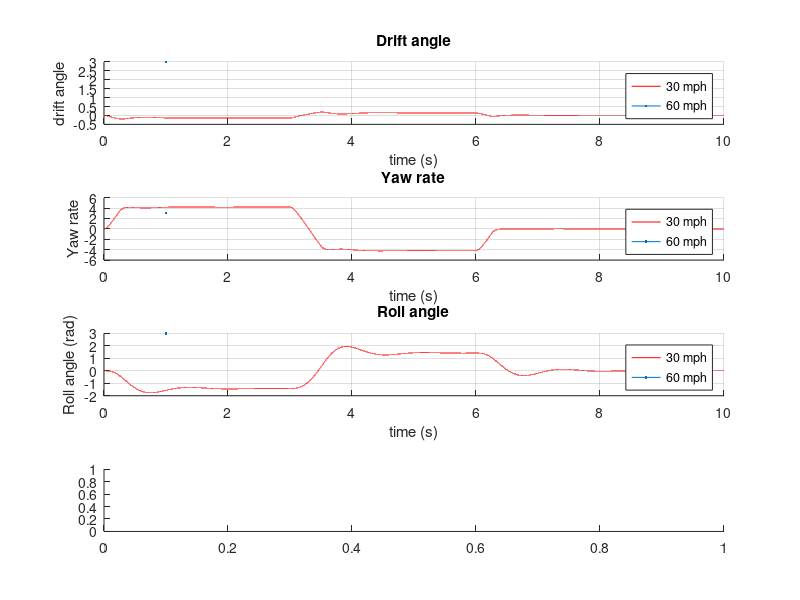

The MATLAB source for this figure: (Note: this script raises an error after producing the figure.)
clc
close all
clear

%% Parameters
g = 32.17;

W  = 3000;   % lb
Ws = 2700;   % lb

m  = W/g;    % slugs
ms = Ws/g;

x1 = 3.5;    % ft  
x2 = -4.5;    
h  = -1.2;  
t  = 6;      
c_geom = 0.5;

Iz = 40000/g; % slug-ft^2
Ix = 15000/g;

dphiF  = 8000; % lb-ft/rad
dphiR  = 5000; % lb-ft/rad
ddphiF = 1000; % lb-ft-s/rad
ddphiR = 500;  % lb-ft-s/rad

% linear model
c1_lin = 140*(180/pi); % lb/rad  
c2_lin = c1_lin;      

epsilon1 = 0.00;
epsilon2 = 0.00;

K = dphiF + dphiR;
D = ddphiF + ddphiR;

U = [30 60].*(5280/3600); % ft/s

% static load
L = x1 - x2;
Fzf0 = W*(-x2)/L;   
Fzr0 = W*( x1)/L;  

Fzfl0 = Fzf0/2;
Fzfr0 = Fzf0/2;
Fzrl0 = Fzr0/2;
Fzrr0 = Fzr0/2;

Cf_tire = @(Fz) (16.667 + 0.3519 * (Fz) - 0.00001 *(Fz)^2) * (180/pi); 
Cr_tire = @(Fz) (16.667 + 0.3519 * (Fz) - 0.00001 *(Fz)^2) * (180/pi);

%% Main loop over speed
for i = 1:length(U)

    Ux = U(i);

    % time vector
    dt = 0.0001;
    t_sim = 0:dt:10;
    N = length(t_sim);

    % steering input
    rate_max = 180; % deg/s
    delta_hw = zeros(N,1);

    for k = 1:N-1
        if t_sim(k) < 3
            delta_des = 45;
        elseif t_sim(k) < 6
            delta_des = -45;
        else
            delta_des = 0;
        end

        err = delta_des - delta_hw(k);
        max_step = rate_max*dt;

        if abs(err) <= max_step
            delta_hw(k+1) = delta_des;
        else
            delta_hw(k+1) = delta_hw(k) + sign(err)*max_step;
        end
    end

    u = zeros(N,2);
    u(:,1) = delta_hw*pi/180; % delta1
    u(:,2) = 0;               

    
    x = zeros(N,4); % [vy; r; phidot; phi]
    Fz_hist = zeros(N,4);   % [fl fr rl rr]
    C_hist  = zeros(N,2);   % [c1 c2]

    for k = 1:N-1

        vy     = x(k,1);
        r      = x(k,2);
        phidot = x(k,3);
        phi    = x(k,4);

        % roll load tranfer
        Mroll_f = dphiF*phi + ddphiF*phidot;
        Mroll_r = dphiR*phi + ddphiR*phidot;

        dFzf = 2*Mroll_f/t;
        dFzr = 2*Mroll_r/t;

        Fz_fl = Fzfl0 - dFzf/2;
        Fz_fr = Fzfr0 + dFzf/2;
        Fz_rl = Fzrl0 - dFzr/2;
        Fz_rr = Fzrr0 + dFzr/2;

        % NOnlinear tire model
        c1 = Cf_tire(Fz_fl) + Cf_tire(Fz_fr); % front axle total
        c2 = Cr_tire(Fz_rl) + Cr_tire(Fz_rr); % rear axle total
       
        ca = c1 + c2;
        cb = x1*c1 + x2*c2;
        cc = x1^2*c1 + x2^2*c2;

        cPhi1 = c1*epsilon1;
        cPhi2 = c2*epsilon2;

         M1 = [m 0 -ms*h; 0 Iz -ms*h*c_geom; -ms*h -ms*h*c_geom Ix];

        M2 = [ -ca/Ux, (-cb/Ux)-m*Ux, 0, cPhi1 + cPhi2;
               -cb/Ux, -cc/Ux, 0, x1*cPhi1 + x2*cPhi2;
                0, ms*h*Ux, -D, -K ];

        M3 = [ c1, c2; x1*c1,  x2*c2;0, 0 ];

        Ak = [M1\M2;
              0 0 1 0];

        Bk = [M1\M3;
              0 0];

        xdot = Ak*x(k,:)' + Bk*u(k,:)';
        x(k+1,:) = x(k,:) + (dt*xdot)';

        Fz_hist(k,:) = [Fz_fl Fz_fr Fz_rl Fz_rr];
        C_hist(k,:)  = [c1 c2];
    end

    

    %% plotting
    if i == 1
        color = "red";
    else
        color = "blue";
    end

    figure(1)

    subplot(4,1,1)
    hold on
    plot(t_sim, -x(:,1)/Ux, Color=color, LineWidth=3)
    xlabel("time (s)")
    ylabel("drift angle")
    title("Drift angle")
    legend("30 mph","60 mph")
    grid on

    subplot(4,1,2)
    hold on
    plot(t_sim, x(:,2), Color=color, LineWidth=3)
    xlabel("time (s)")
    ylabel("Yaw rate")
    title("Yaw rate")
    legend("30 mph","60 mph")
    grid on

    subplot(4,1,3)
    hold on
    plot(t_sim, x(:,4), Color=color, LineWidth=3)
    xlabel("time (s)")
    ylabel("Roll angle (rad)")
    title("Roll angle")
    legend("30 mph","60 mph")
    grid on

    subplot(4,1,4)
    hold on
    plot(t_sim, u(:,1)*(180/pi), "*", Color=color, LineWidth=2)
    xlabel("time (s)")
    ylabel("steering angle (deg)")
    title("Front steering input")
    legend("30 mph","60 mph")
    grid on

    figure(2)
    subplot(2,1,1)
    hold on
    plot(t_sim, Fz_hist(:,1),  t_sim, Fz_hist(:,2), t_sim, Fz_hist(:,3), '--',  t_sim, Fz_hist(:,4), '--', LineWidth=2,Color=color)
    xlabel("time (s)")
    ylabel("Normal load (lb)")
    title("Tire normal loads")
    grid on

    subplot(2,1,2)
    hold on
    plot(t_sim, C_hist(:,1), t_sim, C_hist(:,2), '--', LineWidth=2, Color=color)
    xlabel("time (s)")
    ylabel("Axle cornering stiffness")
    title("Load-dependent axle cornering stiffness")
    legend("front","rear")
    grid on
end






%% steadt state yaw rate resonee

 %figure(2)

 % epsilon11 = [0.04 0.04 0.04 0 0 0 -0.04 -0.04 -0.04];
 % epsilon22 = [0.04 0 -0.04 0.04 0 -0.04 0.04 0 -0.04];
 epsilon11 = 0;
 epsilon22 = 0;

Cf_tire = @(Fz) (16.667 + 0.3519 * (Fz) - 0.00001 *(Fz)^2) * (180/pi); 
Cr_tire = @(Fz) (16.667 + 0.3519 * (Fz) - 0.00001 *(Fz)^2) * (180/pi);

 
 for j = 1:length(epsilon22)
     figure
   for n = 1:3

       if n ==1
        x1 = 3.5; 
        x2 = -4.5; 
        color = "red";
       elseif n==2
        x1 = 4.5;
        x2 = -4.5; 
         color = "green";
       else
        x1 = 4.5;
        x2 = -3.5; 
         color = "blue";
       end

        c1 = 140 *(180/pi);% lb/rad
        c2=c1;
        
        ca = c1+c2;
        cb = x1*c1+x2*c2;
        cc = x1^2*c1+x2^2*c2;
        
        epsilon1 = epsilon11(j);
        epsilon2 = epsilon22(j);

        cPhi1 = c1*epsilon1;
        cPhi2 = c2*epsilon2;
        K = dphiF+dphiR;
        D = ddphiF+ddphiR;
        

        Ux = 10:1:120; %MPH
        U = Ux.* (5280/3600);%ft/s



        % need to compute dphi, phi ss to get moment for load tranfer
        
        for k = 1:length(U)
            SS = (U(k)*c1*(cb-x1*ca))/(cb^2-ca*cc+cb*m*U(k)^2+(x1*ca*cPhi1+x2*ca*cPhi2 - (cPhi1+cPhi2)*cb)*((ms*h*U(k)^2)/(K)));
            subplot(2,1,1)
            plot(U(k),SS,"*",Color=color,LineWidth=3)
            hold on
            grid on
            ylabel("SS Yaw rate respone")
            xlabel("Vehcile speed in ft/s")
            title("Steady state Yaw rate respone,  \epsilon1 ="+epsilon1+" ,\epsilon2 = "+epsilon2)
            ylim([0 25])


        end


        % steering R=400 ft
      
        for k = 1:length(U)
            subplot(2,1,2)
            SS = (U(k)*c1*(cb-x1*ca))/(cb^2-ca*cc+cb*m*U(k)^2+(x1*ca*cPhi1+x2*ca*cPhi2 - (cPhi1+cPhi2)*cb)*((ms*h*U(k)^2)/(K)));
            steering = U(k)/(SS * 400) * (180/pi);

            plot(U(k),steering,"*",Color=color,LineWidth=3)
            hold on
            grid on
            ylabel("steering in deg")
            xlabel("Vehcile speed in ft/s")
            title("Steering to maintain constant curve,  \epsilon1 ="+epsilon1+" ,\epsilon2 = "+epsilon2)


        end

   end
 end
